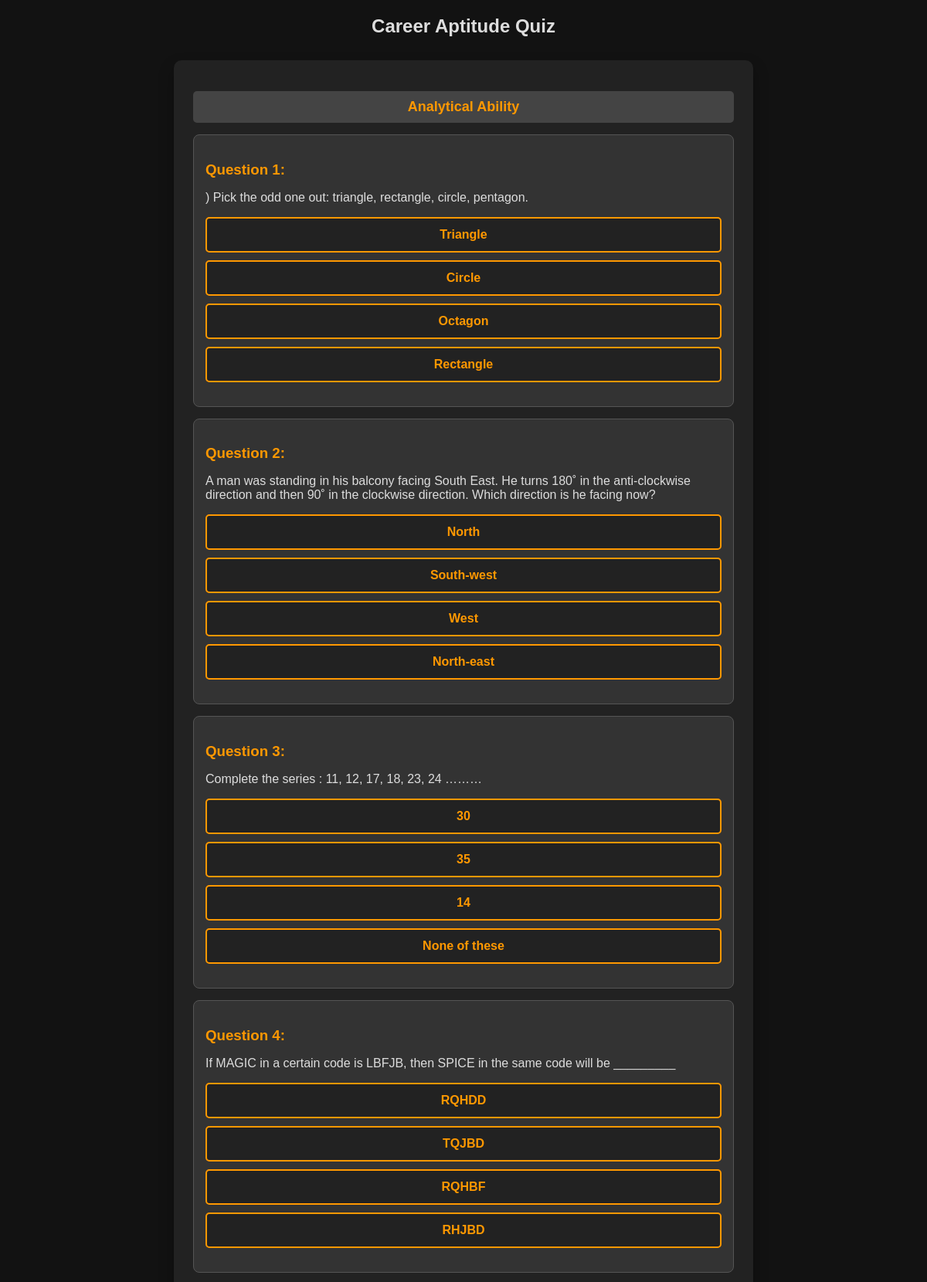
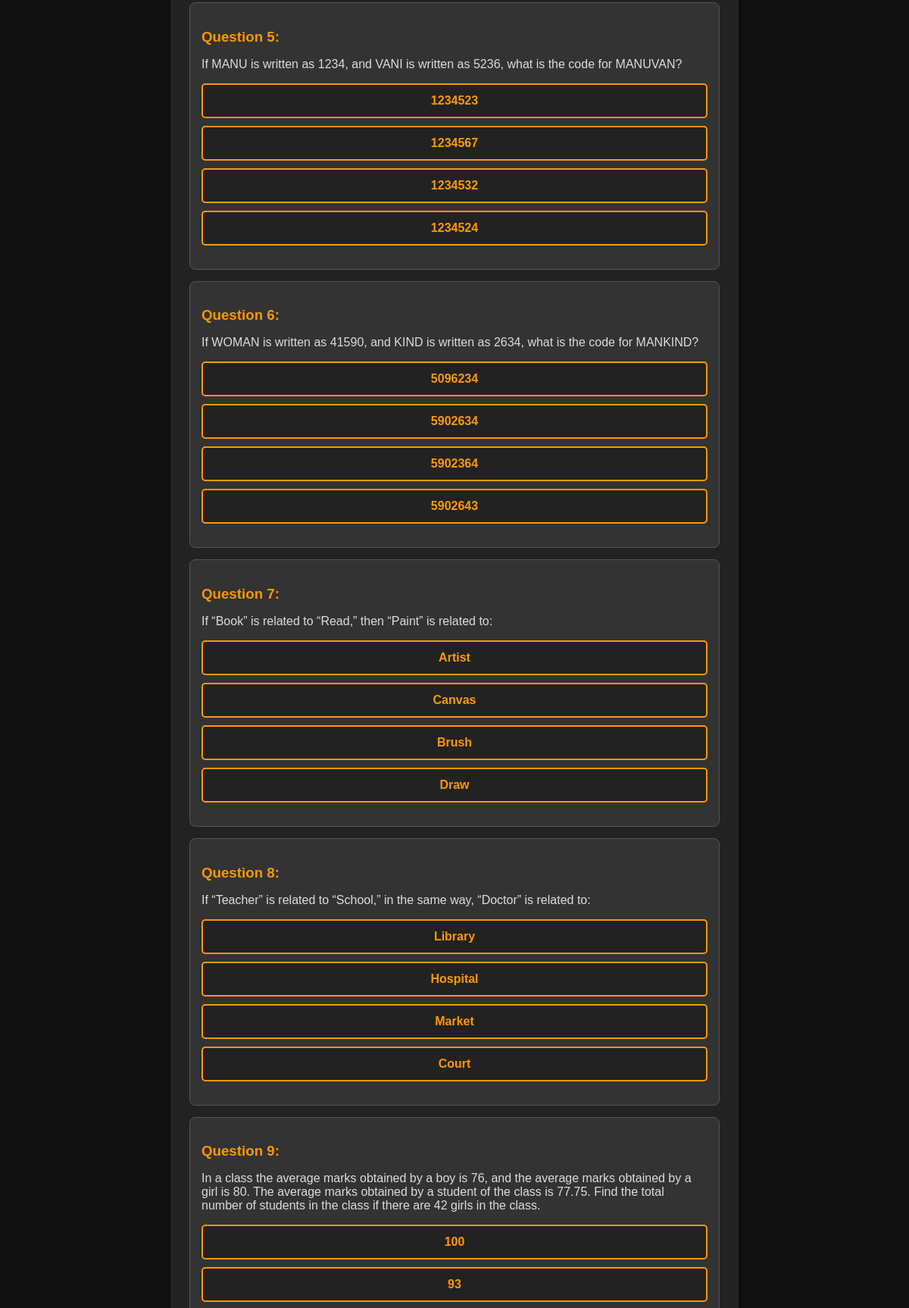
The app's page /quiz/ (upper part) with its own data (2 pictures, top to bottom).
### campapp/models.py (models this page shows, shortened)
class Question(models.Model):
    CATEGORY_CHOICES = [
        ('Verbal Ability', 'Verbal Ability'),
        ('Analytical Ability', 'Analytical Ability'),
        ('Numerical Ability', 'Numerical Ability'),
    ]
    category = models.CharField(max_length=20, choices=CATEGORY_CHOICES)
    text = models.TextField()
    image = models.ImageField(upload_to='media/question_images/', blank=True, null=True)  # New field for images
    option_a = models.CharField(max_length=255)
    option_b = models.CharField(max_length=255)
    option_c = models.CharField(max_length=255)
    option_d = models.CharField(max_length=255)
    correct_answer = models.CharField(max_length=1, choices=[('a', 'A'), ('b', 'B'), ('c', 'C'), ('d', 'D')])

### campapp/views.py (the view, shortened to what this page needs)
# urls.py: path('quiz/', views.quiz_view, name='quiz'),
def quiz_view(request):
    questions = Question.objects.all()
    questions = Question.objects.order_by('category', 'text')  # Sorting by category first, then text
    return render(request, 'quiz_page.html', {'questions': questions})

### campapp/Templates/quiz_page.html (shortened to what this page needs)
<!DOCTYPE html>
<html lang="en">
<head>
</head>
<h2>Career Aptitude Quiz</h2>
<form method="post">
    {% regroup questions by category as grouped_questions %}
{% for group in grouped_questions %}
    <h2 class="category">{{ group.grouper }}</h2>
    {% for question in group.list %}
        <div class="quiz-container" id="question{{ question.id }}">
            <div class="question">
                <h3>Question {{ forloop.counter }}:</h3>
                <p>{{ question.text }}</p>
            </div>
            <ul class="options">
                <li><button type="button" onclick="selectAnswer(this, '{{ question.id }}', 'a', '{{ question.correct_answer }}')">{{ question.option_a }}</button></li>
                <li><button type="button" onclick="selectAnswer(this, '{{ question.id }}', 'b', '{{ question.correct_answer }}')">{{ question.option_b }}</button></li>
                <li><button type="button" onclick="selectAnswer(this, '{{ question.id }}', 'c', '{{ question.correct_answer }}')">{{ question.option_c }}</button></li>
                <li><button type="button" onclick="selectAnswer(this, '{{ question.id }}', 'd', '{{ question.correct_answer }}')">{{ question.option_d }}</button></li>
            </ul>
        </div>
    {% endfor %}
{% endfor %}
</form>
</body>
</html>

### campapp/Templates/quiz_page.html (style rules this page uses)
form { background: #222; max-width: 700px; margin: 30px auto; padding: 25px; border-radius: 10px; box-shadow: 0 10px 20px rgba(0, 0, 0, 0.3); animation: fadeIn 0.5s ease-in-out; }
.category { background: #444; color: #ff9800; padding: 10px; font-size: 18px; font-weight: bold; border-radius: 5px; margin-top: 15px; }
.quiz-container { background: #333; padding: 15px; border-radius: 8px; margin: 15px 0; border: 1px solid #555; text-align: left; transition: all 0.3s ease; }
.question h3 { color: #ff9800; font-weight: bold; margin-bottom: 10px; }
.options { list-style: none; padding: 0; display: flex; flex-direction: column; gap: 10px; }
.options button { width: 100%; padding: 12px; font-size: 16px; background: #222; border: 2px solid #ff9800; color: #ff9800; cursor: pointer; border-radius: 5px; transition: all 0.3s ease; font-weight: bold; }

### records on screen
Question: grouper "Analytical Ability", text ") Pick the odd one out: triangle, rectangle, circle, pentagon.", option_a "Triangle", option_b "Circle", option_c "Octagon", option_d "Rectangle"
Question: text "A man was standing in his balcony facing South East. He turns 180˚ in the anti-clockwise direction and then 90˚ in the clockwise direction. Which direction is he facing now?", option_a "North", option_b "South-west", option_c "West", option_d "North-east"
Question: text "Complete the series : 11, 12, 17, 18, 23, 24 ………", option_a "30", option_b "35", option_c "14", option_d "None of these"
Question: text "If MAGIC in a certain code is LBFJB, then SPICE in the same code will be _________", option_a "RQHDD", option_b "TQJBD", option_c "RQHBF", option_d "RHJBD"
Question: text "If MANU is written as 1234, and VANI is written as 5236, what is the code for MANUVAN?", option_a "1234523", option_b "1234567", option_c "1234532", option_d "1234524"
Question: text "If WOMAN is written as 41590, and KIND is written as 2634, what is the code for MANKIND?", option_a "5096234", option_b "5902634", option_c "5902364", option_d "5902643"
Question: text "If “Book” is related to “Read,” then “Paint” is related to:", option_a "Artist", option_b "Canvas", option_c "Brush", option_d "Draw"
Question: text "If “Teacher” is related to “School,” in the same way, “Doctor” is related to:", option_a "Library", option_b "Hospital", option_c "Market", option_d "Court"
Question: text "In a class the average marks obtained by a boy is 76, and the average marks obtained by a girl is 80. The average marks obtained by a student of the class is 77.75. Find the total number of students in the class if there are 42 girls in the class.", option_a "100", option_b "93"
